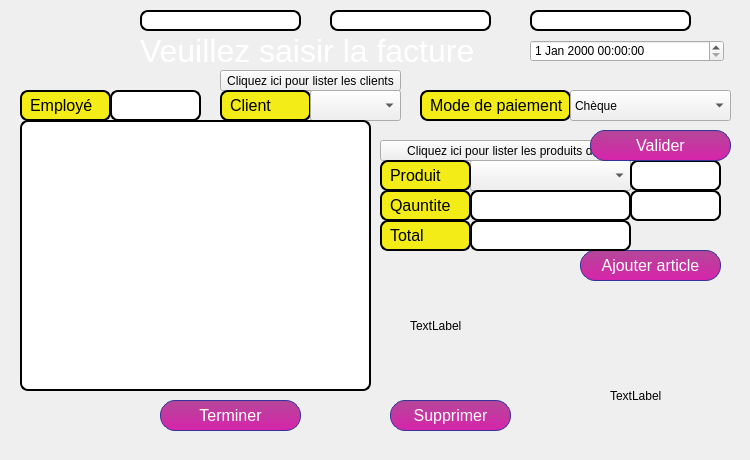
    <widget class="QWidget" name="ajout">
     <attribute name="title">
      <string>Nouvelle facture</string>
     </attribute>
     <widget class="QPushButton" name="pb_terminer">
      <property name="geometry">
       <rect>
        <x>160</x>
        <y>400</y>
        <width>141</width>
        <height>31</height>
       </rect>
      </property>
      <property name="font">
       <font>
        <pointsize>12</pointsize>
       </font>
      </property>
      <property name="styleSheet">
       <string notr="true">QPushButton {
color: white;
border:15px;
	background-color: qlineargradient(spread:pad, x1:0.122, y1:0.988636, x2:0.118, y2:0, stop:0.0147059 rgba(214, 37, 170, 255), stop:0.936275 rgba(182, 69, 154, 255));
border-width: 1px;
border-color: #339;
border-style: solid;
border-radius: 15;
padding: -16px 0px;
min-height: 32px;
min-width: 60px;	
}
QPushButton:hover {
color: white;
	background-color: qlineargradient(spread:pad, x1:0.122, y1:0.988636, x2:0.118, y2:0, stop:0.00490196 rgba(255, 0, 191, 255), stop:0.696078 rgba(174, 72, 150, 255), stop:1 rgba(242, 242, 242, 255));
border-width: 1px;
border-color: #339;
border-style: solid;
border-radius: 15;
padding: -16px 0px;
min-height: 32px;
min-width: 60px;	
}
</string>
      </property>
      <property name="text">
       <string>Terminer</string>
      </property>
     </widget>
     <widget class="QPushButton" name="pb_supp_form">
      <property name="geometry">
       <rect>
        <x>390</x>
        <y>400</y>
        <width>121</width>
        <height>31</height>
       </rect>
      </property>
      <property name="font">
       <font>
        <pointsize>12</pointsize>
       </font>
      </property>
      <property name="styleSheet">
       <string notr="true">QPushButton {
color: white;
border:15px;
	background-color: qlineargradient(spread:pad, x1:0.122, y1:0.988636, x2:0.118, y2:0, stop:0.0147059 rgba(214, 37, 170, 255), stop:0.936275 rgba(182, 69, 154, 255));
border-width: 1px;
border-color: #339;
border-style: solid;
border-radius: 15;
padding: -16px 0px;
min-height: 32px;
min-width: 60px;	
}
QPushButton:hover {
color: white;
	background-color: qlineargradient(spread:pad, x1:0.122, y1:0.988636, x2:0.118, y2:0, stop:0.00490196 rgba(255, 0, 191, 255), stop:0.696078 rgba(174, 72, 150, 255), stop:1 rgba(242, 242, 242, 255));
border-width: 1px;
border-color: #339;
border-style: solid;
border-radius: 15;
padding: -16px 0px;
min-height: 32px;
min-width: 60px;	
}</string>
      </property>
      <property name="text">
       <string>Supprimer</string>
      </property>
     </widget>
     <widget class="QLabel" name="label_12">
      <property name="geometry">
       <rect>
        <x>140</x>
        <y>30</y>
        <width>401</width>
        <height>41</height>
       </rect>
      </property>
      <property name="font">
       <font>
        <pointsize>24</pointsize>
       </font>
      </property>
      <property name="styleSheet">
       <string notr="true">QLabel {
	color: rgb(255, 255, 255);
}</string>
      </property>
      <property name="text">
       <string>Veuillez saisir la facture</string>
      </property>
     </widget>
     <widget class="QLabel" name="label_13">
      <property name="geometry">
       <rect>
        <x>600</x>
        <y>10</y>
        <width>81</width>
        <height>71</height>
       </rect>
      </property>
      <property name="text">
       <string/>
      </property>
      <property name="pixmap">
       <pixmap>../../Pictures/kindpng_202406.png</pixmap>
      </property>
      <property name="scaledContents">
       <bool>true</bool>
      </property>
     </widget>
     <widget class="QLineEdit" name="idS">
      <property name="geometry">
       <rect>
        <x>140</x>
        <y>10</y>
        <width>161</width>
        <height>21</height>
       </rect>
      </property>
      <property name="styleSheet">
       <string notr="true">QLineEdit {
background-color: rgb(255, 255, 255);
padding: 1px;
border-style: solid;
border: 2px solid black;
border-radius: 8px;
}</string>
      </property>
     </widget>
     <widget class="QPushButton" name="pushButton_client">
      <property name="geometry">
       <rect>
        <x>220</x>
        <y>70</y>
        <width>181</width>
        <height>21</height>
       </rect>
      </property>
      <property name="text">
       <string>Cliquez ici pour lister les clients</string>
      </property>
     </widget>
     <widget class="QLabel" name="label_11">
      <property name="enabled">
       <bool>true</bool>
      </property>
      <property name="geometry">
       <rect>
        <x>220</x>
        <y>90</y>
        <width>91</width>
        <height>31</height>
       </rect>
      </property>
      <property name="font">
       <font>
        <pointsize>12</pointsize>
       </font>
      </property>
      <property name="toolTip">
       <string>&lt;html&gt;&lt;head/&gt;&lt;body&gt;&lt;p align=&quot;center&quot;&gt;&lt;br/&gt;&lt;/p&gt;&lt;/body&gt;&lt;/html&gt;</string>
      </property>
      <property name="styleSheet">
       <string notr="true">QLabel {
	color: rgb(0, 0, 0);
	background-color: rgb(243, 236, 23);
border: 2px solid;
border-radius: 8px;
padding: 2px 4px;
}</string>
      </property>
      <property name="text">
       <string>Client</string>
      </property>
     </widget>
     <widget class="QComboBox" name="comboBox_2">
      <property name="geometry">
       <rect>
        <x>310</x>
        <y>90</y>
        <width>91</width>
        <height>31</height>
       </rect>
      </property>
     </widget>
     <widget class="QLabel" name="label_20">
      <property name="enabled">
       <bool>true</bool>
      </property>
      <property name="geometry">
       <rect>
        <x>20</x>
        <y>90</y>
        <width>91</width>
        <height>31</height>
       </rect>
      </property>
      <property name="font">
       <font>
        <pointsize>12</pointsize>
       </font>
      </property>
      <property name="styleSheet">
       <string notr="true">QLabel {
	color: rgb(0, 0, 0);
	background-color: rgb(243, 236, 23);
border: 2px solid;
border-radius: 8px;
padding: 2px 4px;
}</string>
      </property>
      <property name="text">
       <string>Employé</string>
      </property>
     </widget>
     <widget class="QPushButton" name="pushButton">
      <property name="geometry">
       <rect>
        <x>380</x>
        <y>140</y>
        <width>341</width>
        <height>21</height>
       </rect>
      </property>
      <property name="text">
       <string>Cliquez ici pour lister les produits disponibles en stock</string>
      </property>
     </widget>
     <widget class="QComboBox" name="comboBox">
      <property name="geometry">
       <rect>
        <x>470</x>
        <y>160</y>
        <width>161</width>
        <height>31</height>
       </rect>
      </property>
     </widget>
     <widget class="QLabel" name="label_9">
      <property name="enabled">
       <bool>true</bool>
      </property>
      <property name="geometry">
       <rect>
        <x>380</x>
        <y>190</y>
        <width>91</width>
        <height>31</height>
       </rect>
      </property>
      <property name="font">
       <font>
        <pointsize>12</pointsize>
       </font>
      </property>
      <property name="styleSheet">
       <string notr="true">QLabel {
	color: rgb(0, 0, 0);
	background-color: rgb(243, 236, 23);
border: 2px solid;
border-radius: 8px;
padding: 2px 4px;
}</string>
      </property>
      <property name="text">
       <string>Qauntite</string>
      </property>
     </widget>
     <widget class="QLineEdit" name="montantS_3">
      <property name="geometry">
       <rect>
        <x>470</x>
        <y>190</y>
        <width>161</width>
        <height>31</height>
       </rect>
      </property>
      <property name="styleSheet">
       <string notr="true">QLineEdit {
background-color: rgb(255, 255, 255);
padding: 1px;
border-style: solid;
border: 2px solid black;
border-radius: 8px;
}</string>
      </property>
     </widget>
     <widget class="QLabel" name="label_10">
      <property name="enabled">
       <bool>true</bool>
      </property>
      <property name="geometry">
       <rect>
        <x>380</x>
        <y>160</y>
        <width>91</width>
        <height>31</height>
       </rect>
      </property>
      <property name="font">
       <font>
        <pointsize>12</pointsize>
       </font>
      </property>
      <property name="styleSheet">
       <string notr="true">QLabel {
	color: rgb(0, 0, 0);
	background-color: rgb(243, 236, 23);
border: 2px solid;
border-radius: 8px;
padding: 2px 4px;
}</string>
      </property>
      <property name="text">
       <string>Produit</string>
      </property>
     </widget>
     <widget class="QLineEdit" name="idS_3">
      <property name="geometry">
       <rect>
        <x>330</x>
        <y>10</y>
        <width>161</width>
        <height>21</height>
       </rect>
      </property>
      <property name="styleSheet">
       <string notr="true">QLineEdit {
background-color: rgb(255, 255, 255);
padding: 1px;
border-style: solid;
border: 2px solid black;
border-radius: 8px;
}</string>
      </property>
     </widget>
     <widget class="QPushButton" name="pb_ajouter_2">
      <property name="geometry">
       <rect>
        <x>580</x>
        <y>250</y>
        <width>141</width>
        <height>31</height>
       </rect>
      </property>
      <property name="font">
       <font>
        <pointsize>12</pointsize>
       </font>
      </property>
      <property name="styleSheet">
       <string notr="true">QPushButton {
color: white;
border:15px;
	background-color: qlineargradient(spread:pad, x1:0.122, y1:0.988636, x2:0.118, y2:0, stop:0.0147059 rgba(214, 37, 170, 255), stop:0.936275 rgba(182, 69, 154, 255));
border-width: 1px;
border-color: #339;
border-style: solid;
border-radius: 15;
padding: -16px 0px;
min-height: 32px;
min-width: 60px;	
}
QPushButton:hover {
color: white;
	background-color: qlineargradient(spread:pad, x1:0.122, y1:0.988636, x2:0.118, y2:0, stop:0.00490196 rgba(255, 0, 191, 255), stop:0.696078 rgba(174, 72, 150, 255), stop:1 rgba(242, 242, 242, 255));
border-width: 1px;
border-color: #339;
border-style: solid;
border-radius: 15;
padding: -16px 0px;
min-height: 32px;
min-width: 60px;	
}
</string>
      </property>
      <property name="text">
       <string>Ajouter article</string>
      </property>
     </widget>
     <widget class="QWidget" name="horizontalLayoutWidget">
      <property name="geometry">
       <rect>
        <x>0</x>
        <y>0</y>
        <width>131</width>
        <height>61</height>
       </rect>
      </property>
      <layout class="QHBoxLayout" name="horizontalLayout"/>
     </widget>
     <widget class="QLineEdit" name="prixProduit">
      <property name="geometry">
       <rect>
        <x>630</x>
        <y>160</y>
        <width>91</width>
        <height>31</height>
       </rect>
      </property>
      <property name="styleSheet">
       <string notr="true">QLineEdit {
background-color: rgb(255, 255, 255);
padding: 1px;
border-style: solid;
border: 2px solid black;
border-radius: 8px;
}</string>
      </property>
     </widget>
     <widget class="QLineEdit" name="idS_5">
      <property name="geometry">
       <rect>
        <x>530</x>
        <y>10</y>
        <width>161</width>
        <height>21</height>
       </rect>
      </property>
      <property name="styleSheet">
       <string notr="true">QLineEdit {
background-color: rgb(255, 255, 255);
padding: 1px;
border-style: solid;
border: 2px solid black;
border-radius: 8px;
}</string>
      </property>
     </widget>
     <widget class="QLabel" name="label_image">
      <property name="geometry">
       <rect>
        <x>610</x>
        <y>340</y>
        <width>131</width>
        <height>111</height>
       </rect>
      </property>
      <property name="text">
       <string>TextLabel</string>
      </property>
     </widget>
     <widget class="QTableView" name="tab_commande">
      <property name="geometry">
       <rect>
        <x>20</x>
        <y>120</y>
        <width>351</width>
        <height>271</height>
       </rect>
      </property>
      <property name="styleSheet">
       <string notr="true">QTableView {
background-color: rgb(255, 255, 255);
padding: 1px;
border-style: solid;
border: 2px solid black;
border-radius: 8px;
}</string>
      </property>
     </widget>
     <widget class="QLineEdit" name="nomEmp">
      <property name="geometry">
       <rect>
        <x>110</x>
        <y>90</y>
        <width>91</width>
        <height>31</height>
       </rect>
      </property>
      <property name="styleSheet">
       <string notr="true">QLineEdit {
background-color: rgb(255, 255, 255);
padding: 1px;
border-style: solid;
border: 2px solid black;
border-radius: 8px;
}</string>
      </property>
     </widget>
     <widget class="QDateTimeEdit" name="dateTimeEdit">
      <property name="geometry">
       <rect>
        <x>530</x>
        <y>40</y>
        <width>194</width>
        <height>22</height>
       </rect>
      </property>
     </widget>
     <widget class="QLabel" name="label_2">
      <property name="enabled">
       <bool>true</bool>
      </property>
      <property name="geometry">
       <rect>
        <x>380</x>
        <y>220</y>
        <width>91</width>
        <height>31</height>
       </rect>
      </property>
      <property name="font">
       <font>
        <pointsize>12</pointsize>
       </font>
      </property>
      <property name="styleSheet">
       <string notr="true">QLabel {
	color: rgb(0, 0, 0);
	background-color: rgb(243, 236, 23);
border: 2px solid;
border-radius: 8px;
padding: 2px 4px;
}</string>
      </property>
      <property name="text">
       <string>Total</string>
      </property>
     </widget>
     <widget class="QLineEdit" name="montantS">
      <property name="geometry">
       <rect>
        <x>470</x>
        <y>220</y>
        <width>161</width>
        <height>31</height>
       </rect>
      </property>
      <property name="styleSheet">
       <string notr="true">QLineEdit {
background-color: rgb(255, 255, 255);
padding: 1px;
border-style: solid;
border: 2px solid black;
border-radius: 8px;
}</string>
      </property>
     </widget>
     <widget class="QLineEdit" name="prixProduitQuantite">
      <property name="geometry">
       <rect>
        <x>630</x>
        <y>190</y>
        <width>91</width>
        <height>31</height>
       </rect>
      </property>
      <property name="styleSheet">
       <string notr="true">QLineEdit {
background-color: rgb(255, 255, 255);
padding: 1px;
border-style: solid;
border: 2px solid black;
border-radius: 8px;
}</string>
      </property>
     </widget>
     <widget class="QLabel" name="label_3">
      <property name="geometry">
       <rect>
        <x>420</x>
        <y>90</y>
        <width>151</width>
        <height>31</height>
       </rect>
      </property>
      <property name="font">
       <font>
        <pointsize>12</pointsize>
       </font>
      </property>
      <property name="styleSheet">
       <string notr="true">QLabel {
	color: rgb(0, 0, 0);
	background-color: rgb(243, 236, 23);
border: 2px solid;
border-radius: 8px;
padding: 2px 4px;
}</string>
      </property>
      <property name="text">
       <string>Mode de paiement</string>
      </property>
     </widget>
     <widget class="QComboBox" name="modeS">
      <property name="geometry">
       <rect>
        <x>570</x>
        <y>90</y>
        <width>161</width>
        <height>31</height>
       </rect>
      </property>
      <property name="styleSheet">
       <string notr="true">QLabel {
	
border: 2px solid;
border-radius: 15px;
padding: 2px 4px;
}</string>
      </property>
      <item>
       <property name="text">
        <string>Chèque</string>
       </property>
      </item>
      <item>
       <property name="text">
        <string>Espèces</string>
       </property>
      </item>
      <item>
       <property name="text">
        <string>Paiement en ligne</string>
       </property>
      </item>
     </widget>
     <widget class="QPushButton" name="pb_ajouter">
      <property name="geometry">
       <rect>
        <x>590</x>
        <y>130</y>
        <width>141</width>
        <height>31</height>
       </rect>
      </property>
      <property name="font">
       <font>
        <pointsize>12</pointsize>
       </font>
      </property>
      <property name="styleSheet">
       <string notr="true">QPushButton {
color: white;
border:15px;
	background-color: qlineargradient(spread:pad, x1:0.122, y1:0.988636, x2:0.118, y2:0, stop:0.0147059 rgba(214, 37, 170, 255), stop:0.936275 rgba(182, 69, 154, 255));
border-width: 1px;
border-color: #339;
border-style: solid;
border-radius: 15;
padding: -16px 0px;
min-height: 32px;
min-width: 60px;	
}
QPushButton:hover {
color: white;
	background-color: qlineargradient(spread:pad, x1:0.122, y1:0.988636, x2:0.118, y2:0, stop:0.00490196 rgba(255, 0, 191, 255), stop:0.696078 rgba(174, 72, 150, 255), stop:1 rgba(242, 242, 242, 255));
border-width: 1px;
border-color: #339;
border-style: solid;
border-radius: 15;
padding: -16px 0px;
min-height: 32px;
min-width: 60px;	
}
</string>
      </property>
      <property name="text">
       <string>Valider</string>
      </property>
     </widget>
     <widget class="QLabel" name="label_nuitjour">
      <property name="geometry">
       <rect>
        <x>410</x>
        <y>270</y>
        <width>131</width>
        <height>111</height>
       </rect>
      </property>
      <property name="text">
       <string>TextLabel</string>
      </property>
     </widget>
    </widget>
